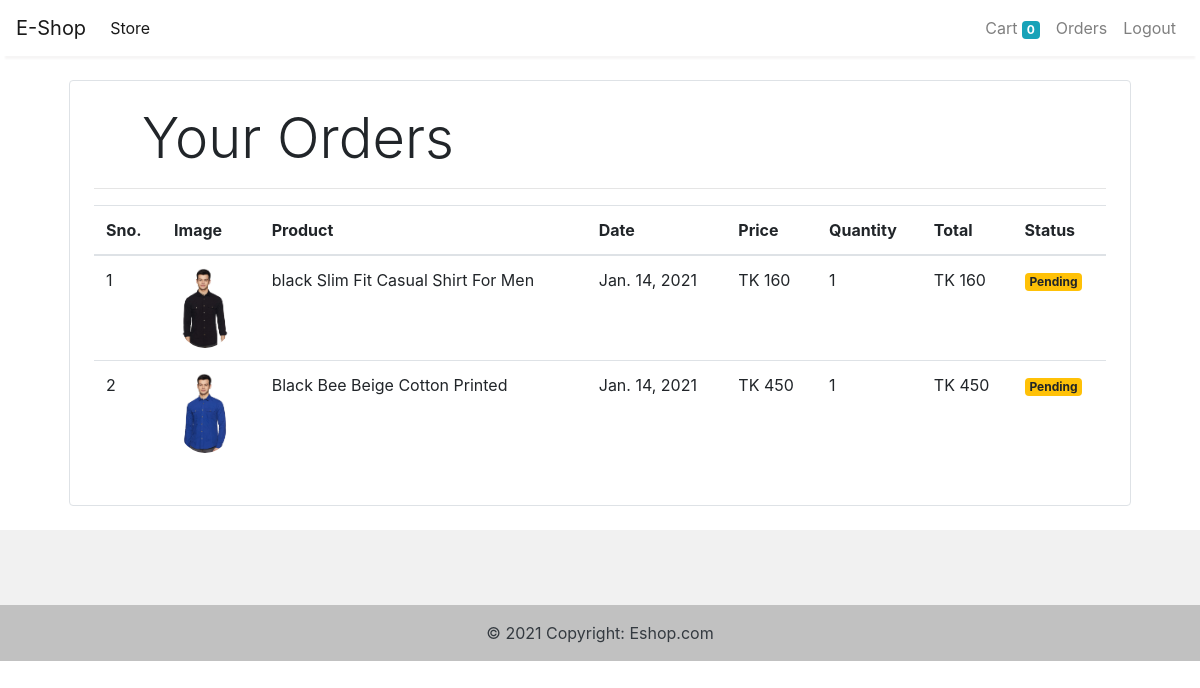
The page /orders (signed in) on the database its author committed.
### store/models/orders.py (models this page shows, shortened)
class Order(models.Model):
    product = models.ForeignKey(Product,
                                on_delete=models.CASCADE)
    customer = models.ForeignKey(Customer,
                                 on_delete=models.CASCADE)
    quantity = models.IntegerField(default=1)
    price = models.IntegerField()
    address = models.CharField(max_length=50, default='', blank=True)
    phone = models.CharField(max_length=50, default='', blank=True)
    date = models.DateField(default=datetime.datetime.today)
    status = models.BooleanField(default=False)
    @staticmethod
    def get_orders_by_customer(customer_id):
        return Order.objects.filter(customer=customer_id).order_by('-date')

### store/models/product.py (models this page shows, shortened)
class Product(models.Model):
    name = models.CharField(max_length=50)
    price = models.IntegerField(default=0)
    category = models.ForeignKey(Category, on_delete=models.CASCADE, default=1)
    description = models.CharField(max_length=200, default='' , null=True , blank=True)
    image = models.ImageField(upload_to='uploads/products/')

### store/middlewares/auth.py (the view)
    def middleware(request):
        print(request.session.get('customer'))
        returnUrl = request.META['PATH_INFO']
        print(request.META['PATH_INFO'])
        if not request.session.get('customer'):
           return redirect(f'login?return_url={returnUrl}')
        response = get_response(request)
        return response

### store/templatetags/custom_filter.py (called while the page is built)
@register.filter(name='currency')
def currency(number):
    return "TK "+str(number)

@register.filter(name='multiply')
def multiply(number , number1):
    return number * number1

### store/views/orders.py (called while the page is built)
    def get(self , request ):
        customer = request.session.get('customer')
        orders = Order.get_orders_by_customer(customer)
        print(orders)
        return render(request , 'orders.html'  , {'orders' : orders})

### store/templates/orders.html
{% extends 'base.html' %}
{% block content %}
{% load cart %}
{% load custom_filter %}
<div class="container">
   <div class="border rounded p-4 m-4">
        <p class="display-4 pl-4 ml-4">Your Orders</p>
        <hr>
        <table class="table">
            <thead>
                <tr>
                    <th>Sno.</th>
                    <th>Image</th>
                    <th>Product</th>
                    <th>Date</th>
                    <th>Price</th>
                    <th>Quantity</th>
                    <th>Total</th>
                    <th>Status</th>
                </tr>
            </thead>
            <tbody>
                {% for order in orders %}
                <tr>
                    <td>{{forloop.counter}}</td>
                    <td><img style="height: 80px;" class="rounded-circle" src="{{order.product.image.url}}" alt=""></td>
                    <td>{{order.product.name}}</td>
                    <td>{{order.date}}</td>
                    <td>{{order.price|currency}}</td>
                    <td>{{order.quantity}}</td>
                    <td>{{order.quantity|multiply:order.price|currency}}</td>
                    {% if order.status %}
                    <td><small class="badge badge-success">Completed</small></td>
                    {%else%}
                    <td><small class="badge badge-warning">Pending</small></td>
                    {% endif %}
                </tr>
                {% endfor %}
            </tbody>
        </table>
   </div>
</div>
{% endblock %}

### rows shown on the page
Order: product.image (picture), product.name "black Slim Fit Casual Shirt For Men", date "Jan. 14, 2021", price "TK 160", quantity "1", quantity|multiply "TK 160", status "Pending"
Order: product.image (picture), product.name "Black Bee Beige Cotton Printed", date "Jan. 14, 2021", price "TK 450", quantity "1", quantity|multiply "TK 450", status "Pending"

### other values the page prints
{{ request.session.cart.keys|length }} "0"
